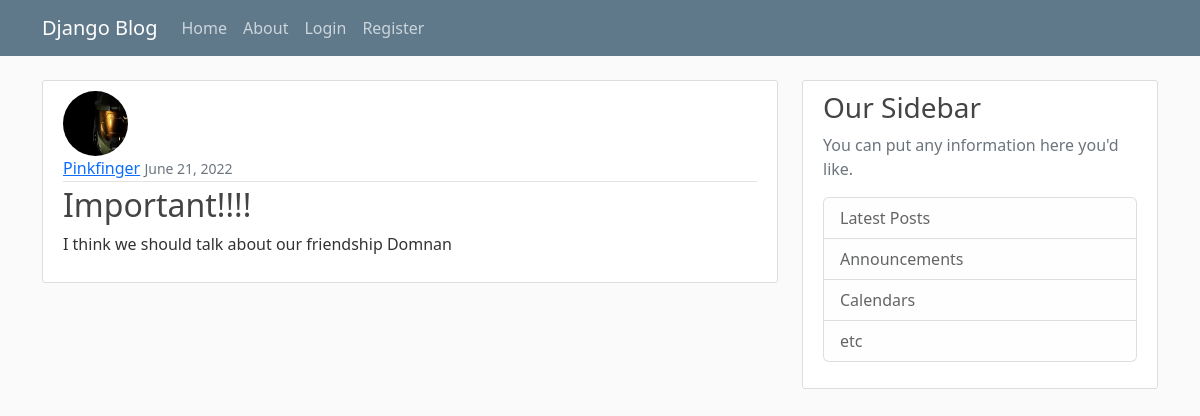
Screenshot of /post/15/ with the database file from the repository.
### blog/models.py (models this page shows, shortened)
class Post(models.Model):
    title= models.CharField(max_length=80)
    content = models.TextField()
    date_posted= models.DateTimeField(default= timezone.now)
    author = models.ForeignKey(User, on_delete= models.CASCADE)

### users/models.py (models this page shows, shortened)
class Profile(models.Model):
    user = models.OneToOneField(User, on_delete=models.CASCADE)
    image = models.ImageField(default= 'default.jpg', upload_to = "profile_pics")

### blog/views.py (the view)
# urls.py: path('post/<int:pk>/', PostDetailView.as_view(), name= 'post-detail'),
class PostDetailView(DetailView):
    model = Post

### blog/templates/blog/post_detail.html (shortened to what this page needs)
{% extends "blog/base.html" %}
{% block content %}
    <article class="media content-section">
        <img class="rounded-circle article-img"  src="{{object.author.profile.image.url}}">
        <div class="media-body">
        <div class="article-metadata">
            <a class="mr-2" href="{% url 'user-posts' object.author.username %}">{{ object.author }}</a>
            <small class="text-muted">{{ object.date_posted |date:"F d, Y" }}</small>
        </div>
        <h2 class="article-title">{{ object.title }}</h2>
        <p class="article-content">{{ object.content }}</p>
        </div>
    </article>
{% endblock content%}

### blog/static/blog/main.css (style rules this page uses)
body { background: #fafafa; color: #333333; margin-top: 5rem; }
h1, h2, h3, h4, h5, h6 { color: #444444; }
.content-section { background: #ffffff; padding: 10px 20px; border: 1px solid #dddddd; border-radius: 3px; margin-bottom: 20px; }
.article-title { color: #444444; }
.article-content { white-space: pre-line; }
.article-img { height: 65px; width: 65px; margin-right: 16px; }
.article-metadata { padding-bottom: 1px; margin-bottom: 4px; border-bottom: 1px solid #e3e3e3 }

### rows the page displays
Post: author.profile.image (picture), author "Pinkfinger", date_posted "June 21, 2022", title "Important!!!!", content "I think we should talk about our friendship Domnan"
